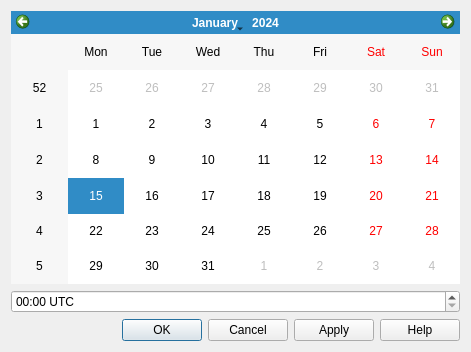
<?xml version="1.0" encoding="UTF-8"?>
<ui version="4.0">
 <class>TimeDialog</class>
 <widget class="QDialog" name="TimeDialog">
  <property name="geometry">
   <rect>
    <x>0</x>
    <y>0</y>
    <width>471</width>
    <height>352</height>
   </rect>
  </property>
  <property name="windowTitle">
   <string>Little Navmap - Set time for Sun Shading</string>
  </property>
  <layout class="QVBoxLayout" name="verticalLayout">
   <item>
    <widget class="QCalendarWidget" name="calendarWidget">
     <property name="gridVisible">
      <bool>false</bool>
     </property>
     <property name="horizontalHeaderFormat">
      <enum>QCalendarWidget::ShortDayNames</enum>
     </property>
    </widget>
   </item>
   <item>
    <widget class="QTimeEdit" name="timeEdit">
     <property name="displayFormat">
      <string>HH:mm UTC</string>
     </property>
    </widget>
   </item>
   <item>
    <widget class="QDialogButtonBox" name="buttonBox">
     <property name="orientation">
      <enum>Qt::Horizontal</enum>
     </property>
     <property name="standardButtons">
      <set>QDialogButtonBox::Apply|QDialogButtonBox::Cancel|QDialogButtonBox::Help|QDialogButtonBox::Ok</set>
     </property>
    </widget>
   </item>
  </layout>
 </widget>
 <resources/>
 <connections/>
</ui>
